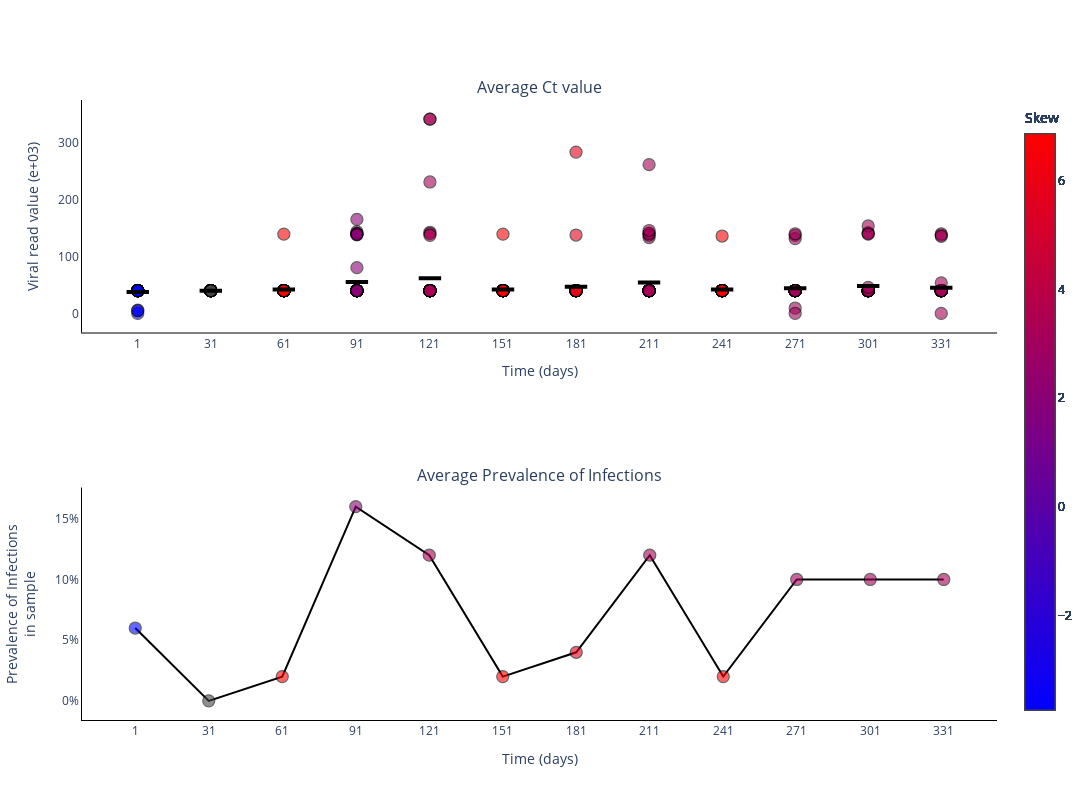

The notebook cell saved with this chart:
### Markdown cell above
### Plot Ct values for different experiments

### Code cell
fig = go.Figure()
fig = make_subplots(rows=2, cols=1, subplot_titles=('Average Ct value', 'Average Prevalence of Infections'))

skews = skew(vr_values[0, :, :], axis=1)
print(skews)

for _ in range(sample_size):
    fig.add_trace(
        go.Scatter(
            y=vr_values[0, :, _].tolist(),
            x=sample_points,
            mode='markers',
            name='Average Ct value',
            marker_line=dict(width=1.25, color='black'),
            marker_color=skews,
            marker_colorscale='BlueRed',
            marker_colorbar_title=dict(
                text='Skew',
                side='top'),
            marker_size=12,
            marker_opacity=0.6,
            marker_showscale=True,
            showlegend=False,
        ),
        row=1,
        col=1
    )

fig.add_trace(
    go.Scatter(
        y=np.mean(vr_values[0, :, :], axis=1).tolist(),
        x=sample_points,
        mode='markers',
        name='Median Ct value',
        marker_color='black',
        marker_line=dict(width=4, color='black'),
        marker_symbol='line-ew',
        marker_size=16,
        showlegend=False,
    ),
    row=1,
    col=1
)

fig.add_trace(
    go.Scatter(
        y=(infec[0, :]/sample_size).tolist(),
        x=sample_points,
        mode='lines+markers',
        connectgaps=True,
        name='Average Prevalence of Infections',
        marker_line=dict(width=1.25, color='black'),
        marker_color=skews,
        marker_colorscale='BlueRed',
        marker_colorbar_title=dict(
            text='Skew',
            side='top'),
        marker_opacity=0.6,
        marker_size=12,
        marker_showscale=True,
        line_color='black',
        showlegend=False,
    ),
    row=2,
    col=1
)

# Add axis labels
fig.update_layout(
    width=1100, 
    height=800,
    plot_bgcolor='white',
    xaxis=dict(
        linecolor='black',
        tickvals=sample_points.tolist(),
        title = 'Time (days)'
        ),
    yaxis=dict(
        linecolor='black',
        title = 'Viral read value (e+03)'),
    xaxis2=dict(
        linecolor='black',
        tickvals=sample_points.tolist(),
        title = 'Time (days)'
        ),
    yaxis2=dict(
        linecolor='black',
        tickformat = '.0%',
        title = 'Prevalence of Infections<br>in sample')
    #legend=dict(
    #    orientation="h",
    #    yanchor="bottom",
    #    y=1.02,
    #    xanchor="right",
    #    x=1
    #)
    )

fig.write_image('images/Viral_read_values-HPV.pdf')
fig.show()

### Figure 1 — Plotly figure (JSON) as saved in the notebook; plotly's stock layout.template omitted (floating-point values rounded to 4 significant figures)
{"data": [{"marker": {"color": [-3.736, NaN, 6.857, 2.037, 3.295, 6.857, 5.767, 3.193, 6.857, 3.093, 3.111, 3.246], "colorbar": {"title": {"side": "top", "text": "Skew"}}, "colorscale": [[0, "rgb(0,0,255)"], [1, "rgb(255,0,0)"]], "line": {"color": "black", "width": 1.25}, "opacity": 0.6, "showscale": true, "size": 12}, "mode": "markers", "name": "Average Ct value", "showlegend": false, "type": "scatter", "x": [1, 31, 61, 91, 121, 151, 181, 211, 241, 271, 301, 331], "xaxis": "x", "y": [40, 40, 40, 40, 40, 40, 40, 40, 40, 40, 40, 40], "yaxis": "y"}, {"marker": {"color": [-3.736, NaN, 6.857, 2.037, 3.295, 6.857, 5.767, 3.193, 6.857, 3.093, 3.111, 3.246], "colorbar": {"title": {"side": "top", "text": "Skew"}}, "colorscale": [[0, "rgb(0,0,255)"], [1, "rgb(255,0,0)"]], "line": {"color": "black", "width": 1.25}, "opacity": 0.6, "showscale": true, "size": 12}, "mode": "markers", "name": "Average Ct value", "showlegend": false, "type": "scatter", "x": [1, 31, 61, 91, 121, 151, 181, 211, 241, 271, 301, 331], "xaxis": "x", "y": [40, 40, 40, 40, 40, 40, 40, 40, 40, 40, 40, 40], "yaxis": "y"}, {"marker": {"color": [-3.736, NaN, 6.857, 2.037, 3.295, 6.857, 5.767, 3.193, 6.857, 3.093, 3.111, 3.246], "colorbar": {"title": {"side": "top", "text": "Skew"}}, "colorscale": [[0, "rgb(0,0,255)"], [1, "rgb(255,0,0)"]], "line": {"color": "black", "width": 1.25}, "opacity": 0.6, "showscale": true, "size": 12}, "mode": "markers", "name": "Average Ct value", "showlegend": false, "type": "scatter", "x": [1, 31, 61, 91, 121, 151, 181, 211, 241, 271, 301, 331], "xaxis": "x", "y": [40, 40, 40, 40, 40, 40, 40, 40, 40, 40, 40, 40], "yaxis": "y"}, {"marker": {"color": [-3.736, NaN, 6.857, 2.037, 3.295, 6.857, 5.767, 3.193, 6.857, 3.093, 3.111, 3.246], "colorbar": {"title": {"side": "top", "text": "Skew"}}, "colorscale": [[0, "rgb(0,0,255)"], [1, "rgb(255,0,0)"]], "line": {"color": "black", "width": 1.25}, "opacity": 0.6, "showscale": true, "size": 12}, "mode": "markers", "name": "Average Ct value", "showlegend": false, "type": "scatter", "x": [1, 31, 61, 91, 121, 151, 181, 211, 241, 271, 301, 331], "xaxis": "x", "y": [40, 40, 40, 40, 40, 40, 40, 40, 40, 40, 40, 40], "yaxis": "y"}, {"marker": {"color": [-3.736, NaN, 6.857, 2.037, 3.295, 6.857, 5.767, 3.193, 6.857, 3.093, 3.111, 3.246], "colorbar": {"title": {"side": "top", "text": "Skew"}}, "colorscale": [[0, "rgb(0,0,255)"], [1, "rgb(255,0,0)"]], "line": {"color": "black", "width": 1.25}, "opacity": 0.6, "showscale": true, "size": 12}, "mode": "markers", "name": "Average Ct value", "showlegend": false, "type": "scatter", "x": [1, 31, 61, 91, 121, 151, 181, 211, 241, 271, 301, 331], "xaxis": "x", "y": [40, 40, 40, 40, 40, 40, 40, 40, 40, 40, 40, 40], "yaxis": "y"}, {"marker": {"color": [-3.736, NaN, 6.857, 2.037, 3.295, 6.857, 5.767, 3.193, 6.857, 3.093, 3.111, 3.246], "colorbar": {"title": {"side": "top", "text": "Skew"}}, "colorscale": [[0, "rgb(0,0,255)"], [1, "rgb(255,0,0)"]], "line": {"color": "black", "width": 1.25}, "opacity": 0.6, "showscale": true, "size": 12}, "mode": "markers", "name": "Average Ct value", "showlegend": false, "type": "scatter", "x": [1, 31, 61, 91, 121, 151, 181, 211, 241, 271, 301, 331], "xaxis": "x", "y": [40, 40, 40, 40, 40, 40, 40, 40, 40, 40, 40, 40], "yaxis": "y"}, {"marker": {"color": [-3.736, NaN, 6.857, 2.037, 3.295, 6.857, 5.767, 3.193, 6.857, 3.093, 3.111, 3.246], "colorbar": {"title": {"side": "top", "text": "Skew"}}, "colorscale": [[0, "rgb(0,0,255)"], [1, "rgb(255,0,0)"]], "line": {"color": "black", "width": 1.25}, "opacity": 0.6, "showscale": true, "size": 12}, "mode": "markers", "name": "Average Ct value", "showlegend": false, "type": "scatter", "x": [1, 31, 61, 91, 121, 151, 181, 211, 241, 271, 301, 331], "xaxis": "x", "y": [40, 40, 40, 40, 40, 40, 40, 40, 40, 40, 40, 40], "yaxis": "y"}, {"marker": {"color": [-3.736, NaN, 6.857, 2.037, 3.295, 6.857, 5.767, 3.193, 6.857, 3.093, 3.111, 3.246], "colorbar": {"title": {"side": "top", "text": "Skew"}}, "colorscale": [[0, "rgb(0,0,255)"], [1, "rgb(255,0,0)"]], "line": {"color": "black", "width": 1.25}, "opacity": 0.6, "showscale": true, "size": 12}, "mode": "markers", "name": "Average Ct value", "showlegend": false, "type": "scatter", "x": [1, 31, 61, 91, 121, 151, 181, 211, 241, 271, 301, 331], "xaxis": "x", "y": [40, 40, 40, 40, 40, 40, 40, 40, 40, 40, 40, 40], "yaxis": "y"}, {"marker": {"color": [-3.736, NaN, 6.857, 2.037, 3.295, 6.857, 5.767, 3.193, 6.857, 3.093, 3.111, 3.246], "colorbar": {"title": {"side": "top", "text": "Skew"}}, "colorscale": [[0, "rgb(0,0,255)"], [1, "rgb(255,0,0)"]], "line": {"color": "black", "width": 1.25}, "opacity": 0.6, "showscale": true, "size": 12}, "mode": "markers", "name": "Average Ct value", "showlegend": false, "type": "scatter", "x": [1, 31, 61, 91, 121, 151, 181, 211, 241, 271, 301, 331], "xaxis": "x", "y": [40, 40, 40, 40, 40, 40, 40, 40, 40, 40, 40, 40], "yaxis": "y"}, {"marker": {"color": [-3.736, NaN, 6.857, 2.037, 3.295, 6.857, 5.767, 3.193, 6.857, 3.093, 3.111, 3.246], "colorbar": {"title": {"side": "top", "text": "Skew"}}, "colorscale": [[0, "rgb(0,0,255)"], [1, "rgb(255,0,0)"]], "line": {"color": "black", "width": 1.25}, "opacity": 0.6, "showscale": true, "size": 12}, "mode": "markers", "name": "Average Ct value", "showlegend": false, "type": "scatter", "x": [1, 31, 61, 91, 121, 151, 181, 211, 241, 271, 301, 331], "xaxis": "x", "y": [40, 40, 40, 40, 40, 40, 40, 40, 40, 40, 40, 40], "yaxis": "y"}, {"marker": {"color": [-3.736, NaN, 6.857, 2.037, 3.295, 6.857, 5.767, 3.193, 6.857, 3.093, 3.111, 3.246], "colorbar": {"title": {"side": "top", "text": "Skew"}}, "colorscale": [[0, "rgb(0,0,255)"], [1, "rgb(255,0,0)"]], "line": {"color": "black", "width": 1.25}, "opacity": 0.6, "showscale": true, "size": 12}, "mode": "markers", "name": "Average Ct value", "showlegend": false, "type": "scatter", "x": [1, 31, 61, 91, 121, 151, 181, 211, 241, 271, 301, 331], "xaxis": "x", "y": [40, 40, 40, 40, 40, 40, 40, 40, 40, 40, 40, 40], "yaxis": "y"}, {"marker": {"color": [-3.736, NaN, 6.857, 2.037, 3.295, 6.857, 5.767, 3.193, 6.857, 3.093, 3.111, 3.246], "colorbar": {"title": {"side": "top", "text": "Skew"}}, "colorscale": [[0, "rgb(0,0,255)"], [1, "rgb(255,0,0)"]], "line": {"color": "black", "width": 1.25}, "opacity": 0.6, "showscale": true, "size": 12}, "mode": "markers", "name": "Average Ct value", "showlegend": false, "type": "scatter", "x": [1, 31, 61, 91, 121, 151, 181, 211, 241, 271, 301, 331], "xaxis": "x", "y": [40, 40, 40, 40, 40, 40, 40, 40, 40, 40, 40, 40], "yaxis": "y"}, {"marker": {"color": [-3.736, NaN, 6.857, 2.037, 3.295, 6.857, 5.767, 3.193, 6.857, 3.093, 3.111, 3.246], "colorbar": {"title": {"side": "top", "text": "Skew"}}, "colorscale": [[0, "rgb(0,0,255)"], [1, "rgb(255,0,0)"]], "line": {"color": "black", "width": 1.25}, "opacity": 0.6, "showscale": true, "size": 12}, "mode": "markers", "name": "Average Ct value", "showlegend": false, "type": "scatter", "x": [1, 31, 61, 91, 121, 151, 181, 211, 241, 271, 301, 331], "xaxis": "x", "y": [40, 40, 40, 40, 40, 40, 40, 40, 40, 40, 40, 40], "yaxis": "y"}, {"marker": {"color": [-3.736, NaN, 6.857, 2.037, 3.295, 6.857, 5.767, 3.193, 6.857, 3.093, 3.111, 3.246], "colorbar": {"title": {"side": "top", "text": "Skew"}}, "colorscale": [[0, "rgb(0,0,255)"], [1, "rgb(255,0,0)"]], "line": {"color": "black", "width": 1.25}, "opacity": 0.6, "showscale": true, "size": 12}, "mode": "markers", "name": "Average Ct value", "showlegend": false, "type": "scatter", "x": [1, 31, 61, 91, 121, 151, 181, 211, 241, 271, 301, 331], "xaxis": "x", "y": [40, 40, 40, 40, 40, 40, 40, 40, 40, 40, 40, 40], "yaxis": "y"}, {"marker": {"color": [-3.736, NaN, 6.857, 2.037, 3.295, 6.857, 5.767, 3.193, 6.857, 3.093, 3.111, 3.246], "colorbar": {"title": {"side": "top", "text": "Skew"}}, "colorscale": [[0, "rgb(0,0,255)"], [1, "rgb(255,0,0)"]], "line": {"color": "black", "width": 1.25}, "opacity": 0.6, "showscale": true, "size": 12}, "mode": "markers", "name": "Average Ct value", "showlegend": false, "type": "scatter", "x": [1, 31, 61, 91, 121, 151, 181, 211, 241, 271, 301, 331], "xaxis": "x", "y": [40, 40, 40, 40, 40, 40, 40, 40, 40, 40, 40, 40], "yaxis": "y"}, {"marker": {"color": [-3.736, NaN, 6.857, 2.037, 3.295, 6.857, 5.767, 3.193, 6.857, 3.093, 3.111, 3.246], "colorbar": {"title": {"side": "top", "text": "Skew"}}, "colorscale": [[0, "rgb(0,0,255)"], [1, "rgb(255,0,0)"]], "line": {"color": "black", "width": 1.25}, "opacity": 0.6, "showscale": true, "size": 12}, "mode": "markers", "name": "Average Ct value", "showlegend": false, "type": "scatter", "x": [1, 31, 61, 91, 121, 151, 181, 211, 241, 271, 301, 331], "xaxis": "x", "y": [40, 40, 40, 40, 40, 40, 40, 40, 40, 40, 40, 40], "yaxis": "y"}, {"marker": {"color": [-3.736, NaN, 6.857, 2.037, 3.295, 6.857, 5.767, 3.193, 6.857, 3.093, 3.111, 3.246], "colorbar": {"title": {"side": "top", "text": "Skew"}}, "colorscale": [[0, "rgb(0,0,255)"], [1, "rgb(255,0,0)"]], "line": {"color": "black", "width": 1.25}, "opacity": 0.6, "showscale": true, "size": 12}, "mode": "markers", "name": "Average Ct value", "showlegend": false, "type": "scatter", "x": [1, 31, 61, 91, 121, 151, 181, 211, 241, 271, 301, 331], "xaxis": "x", "y": [40, 40, 40, 40, 40, 40, 40, 40, 40, 40, 40, 40], "yaxis": "y"}, {"marker": {"color": [-3.736, NaN, 6.857, 2.037, 3.295, 6.857, 5.767, 3.193, 6.857, 3.093, 3.111, 3.246], "colorbar": {"title": {"side": "top", "text": "Skew"}}, "colorscale": [[0, "rgb(0,0,255)"], [1, "rgb(255,0,0)"]], "line": {"color": "black", "width": 1.25}, "opacity": 0.6, "showscale": true, "size": 12}, "mode": "markers", "name": "Average Ct value", "showlegend": false, "type": "scatter", "x": [1, 31, 61, 91, 121, 151, 181, 211, 241, 271, 301, 331], "xaxis": "x", "y": [40, 40, 40, 40, 40, 40, 40, 40, 40, 40, 40, 40], "yaxis": "y"}, {"marker": {"color": [-3.736, NaN, 6.857, 2.037, 3.295, 6.857, 5.767, 3.193, 6.857, 3.093, 3.111, 3.246], "colorbar": {"title": {"side": "top", "text": "Skew"}}, "colorscale": [[0, "rgb(0,0,255)"], [1, "rgb(255,0,0)"]], "line": {"color": "black", "width": 1.25}, "opacity": 0.6, "showscale": true, "size": 12}, "mode": "markers", "name": "Average Ct value", "showlegend": false, "type": "scatter", "x": [1, 31, 61, 91, 121, 151, 181, 211, 241, 271, 301, 331], "xaxis": "x", "y": [40, 40, 40, 40, 40, 40, 40, 40, 40, 40, 40, 40], "yaxis": "y"}, {"marker": {"color": [-3.736, NaN, 6.857, 2.037, 3.295, 6.857, 5.767, 3.193, 6.857, 3.093, 3.111, 3.246], "colorbar": {"title": {"side": "top", "text": "Skew"}}, "colorscale": [[0, "rgb(0,0,255)"], [1, "rgb(255,0,0)"]], "line": {"color": "black", "width": 1.25}, "opacity": 0.6, "showscale": true, "size": 12}, "mode": "markers", "name": "Average Ct value", "showlegend": false, "type": "scatter", "x": [1, 31, 61, 91, 121, 151, 181, 211, 241, 271, 301, 331], "xaxis": "x", "y": [40, 40, 40, 40, 40, 40, 40, 40, 40, 40, 40, 40], "yaxis": "y"}, {"marker": {"color": [-3.736, NaN, 6.857, 2.037, 3.295, 6.857, 5.767, 3.193, 6.857, 3.093, 3.111, 3.246], "colorbar": {"title": {"side": "top", "text": "Skew"}}, "colorscale": [[0, "rgb(0,0,255)"], [1, "rgb(255,0,0)"]], "line": {"color": "black", "width": 1.25}, "opacity": 0.6, "showscale": true, "size": 12}, "mode": "markers", "name": "Average Ct value", "showlegend": false, "type": "scatter", "x": [1, 31, 61, 91, 121, 151, 181, 211, 241, 271, 301, 331], "xaxis": "x", "y": [40, 40, 40, 40, 40, 40, 40, 40, 40, 40, 40, 40], "yaxis": "y"}, {"marker": {"color": [-3.736, NaN, 6.857, 2.037, 3.295, 6.857, 5.767, 3.193, 6.857, 3.093, 3.111, 3.246], "colorbar": {"title": {"side": "top", "text": "Skew"}}, "colorscale": [[0, "rgb(0,0,255)"], [1, "rgb(255,0,0)"]], "line": {"color": "black", "width": 1.25}, "opacity": 0.6, "showscale": true, "size": 12}, "mode": "markers", "name": "Average Ct value", "showlegend": false, "type": "scatter", "x": [1, 31, 61, 91, 121, 151, 181, 211, 241, 271, 301, 331], "xaxis": "x", "y": [40, 40, 40, 40, 40, 40, 40, 40, 40, 40, 40, 40], "yaxis": "y"}, {"marker": {"color": [-3.736, NaN, 6.857, 2.037, 3.295, 6.857, 5.767, 3.193, 6.857, 3.093, 3.111, 3.246], "colorbar": {"title": {"side": "top", "text": "Skew"}}, "colorscale": [[0, "rgb(0,0,255)"], [1, "rgb(255,0,0)"]], "line": {"color": "black", "width": 1.25}, "opacity": 0.6, "showscale": true, "size": 12}, "mode": "markers", "name": "Average Ct value", "showlegend": false, "type": "scatter", "x": [1, 31, 61, 91, 121, 151, 181, 211, 241, 271, 301, 331], "xaxis": "x", "y": [40, 40, 40, 40, 40, 40, 40, 40, 40, 40, 40, 40], "yaxis": "y"}, {"marker": {"color": [-3.736, NaN, 6.857, 2.037, 3.295, 6.857, 5.767, 3.193, 6.857, 3.093, 3.111, 3.246], "colorbar": {"title": {"side": "top", "text": "Skew"}}, "colorscale": [[0, "rgb(0,0,255)"], [1, "rgb(255,0,0)"]], "line": {"color": "black", "width": 1.25}, "opacity": 0.6, "showscale": true, "size": 12}, "mode": "markers", "name": "Average Ct value", "showlegend": false, "type": "scatter", "x": [1, 31, 61, 91, 121, 151, 181, 211, 241, 271, 301, 331], "xaxis": "x", "y": [40, 40, 40, 40, 40, 40, 40, 40, 40, 40, 40, 40], "yaxis": "y"}, {"marker": {"color": [-3.736, NaN, 6.857, 2.037, 3.295, 6.857, 5.767, 3.193, 6.857, 3.093, 3.111, 3.246], "colorbar": {"title": {"side": "top", "text": "Skew"}}, "colorscale": [[0, "rgb(0,0,255)"], [1, "rgb(255,0,0)"]], "line": {"color": "black", "width": 1.25}, "opacity": 0.6, "showscale": true, "size": 12}, "mode": "markers", "name": "Average Ct value", "showlegend": false, "type": "scatter", "x": [1, 31, 61, 91, 121, 151, 181, 211, 241, 271, 301, 331], "xaxis": "x", "y": [40, 40, 40, 40, 40, 40, 40, 40, 40, 40, 40, 40], "yaxis": "y"}, {"marker": {"color": [-3.736, NaN, 6.857, 2.037, 3.295, 6.857, 5.767, 3.193, 6.857, 3.093, 3.111, 3.246], "colorbar": {"title": {"side": "top", "text": "Skew"}}, "colorscale": [[0, "rgb(0,0,255)"], [1, "rgb(255,0,0)"]], "line": {"color": "black", "width": 1.25}, "opacity": 0.6, "showscale": true, "size": 12}, "mode": "markers", "name": "Average Ct value", "showlegend": false, "type": "scatter", "x": [1, 31, 61, 91, 121, 151, 181, 211, 241, 271, 301, 331], "xaxis": "x", "y": [40, 40, 40, 40, 40, 40, 40, 40, 40, 40, 40, 40], "yaxis": "y"}, {"marker": {"color": [-3.736, NaN, 6.857, 2.037, 3.295, 6.857, 5.767, 3.193, 6.857, 3.093, 3.111, 3.246], "colorbar": {"title": {"side": "top", "text": "Skew"}}, "colorscale": [[0, "rgb(0,0,255)"], [1, "rgb(255,0,0)"]], "line": {"color": "black", "width": 1.25}, "opacity": 0.6, "showscale": true, "size": 12}, "mode": "markers", "name": "Average Ct value", "showlegend": false, "type": "scatter", "x": [1, 31, 61, 91, 121, 151, 181, 211, 241, 271, 301, 331], "xaxis": "x", "y": [40, 40, 40, 40, 40, 40, 40, 40, 40, 40, 40, 40], "yaxis": "y"}, {"marker": {"color": [-3.736, NaN, 6.857, 2.037, 3.295, 6.857, 5.767, 3.193, 6.857, 3.093, 3.111, 3.246], "colorbar": {"title": {"side": "top", "text": "Skew"}}, "colorscale": [[0, "rgb(0,0,255)"], [1, "rgb(255,0,0)"]], "line": {"color": "black", "width": 1.25}, "opacity": 0.6, "showscale": true, "size": 12}, "mode": "markers", "name": "Average Ct value", "showlegend": false, "type": "scatter", "x": [1, 31, 61, 91, 121, 151, 181, 211, 241, 271, 301, 331], "xaxis": "x", "y": [40, 40, 40, 40, 40, 40, 40, 40, 40, 40, 40, 40], "yaxis": "y"}, {"marker": {"color": [-3.736, NaN, 6.857, 2.037, 3.295, 6.857, 5.767, 3.193, 6.857, 3.093, 3.111, 3.246], "colorbar": {"title": {"side": "top", "text": "Skew"}}, "colorscale": [[0, "rgb(0,0,255)"], [1, "rgb(255,0,0)"]], "line": {"color": "black", "width": 1.25}, "opacity": 0.6, "showscale": true, "size": 12}, "mode": "markers", "name": "Average Ct value", "showlegend": false, "type": "scatter", "x": [1, 31, 61, 91, 121, 151, 181, 211, 241, 271, 301, 331], "xaxis": "x", "y": [40, 40, 40, 40, 40, 40, 40, 40, 40, 40, 40, 40], "yaxis": "y"}, {"marker": {"color": [-3.736, NaN, 6.857, 2.037, 3.295, 6.857, 5.767, 3.193, 6.857, 3.093, 3.111, 3.246], "colorbar": {"title": {"side": "top", "text": "Skew"}}, "colorscale": [[0, "rgb(0,0,255)"], [1, "rgb(255,0,0)"]], "line": {"color": "black", "width": 1.25}, "opacity": 0.6, "showscale": true, "size": 12}, "mode": "markers", "name": "Average Ct value", "showlegend": false, "type": "scatter", "x": [1, 31, 61, 91, 121, 151, 181, 211, 241, 271, 301, 331], "xaxis": "x", "y": [40, 40, 40, 40, 40, 40, 40, 40, 40, 40, 40, 40], "yaxis": "y"}, {"marker": {"color": [-3.736, NaN, 6.857, 2.037, 3.295, 6.857, 5.767, 3.193, 6.857, 3.093, 3.111, 3.246], "colorbar": {"title": {"side": "top", "text": "Skew"}}, "colorscale": [[0, "rgb(0,0,255)"], [1, "rgb(255,0,0)"]], "line": {"color": "black", "width": 1.25}, "opacity": 0.6, "showscale": true, "size": 12}, "mode": "markers", "name": "Average Ct value", "showlegend": false, "type": "scatter", "x": [1, 31, 61, 91, 121, 151, 181, 211, 241, 271, 301, 331], "xaxis": "x", "y": [40, 40, 40, 40, 40, 40, 40, 40, 40, 40, 40, 40], "yaxis": "y"}, {"marker": {"color": [-3.736, NaN, 6.857, 2.037, 3.295, 6.857, 5.767, 3.193, 6.857, 3.093, 3.111, 3.246], "colorbar": {"title": {"side": "top", "text": "Skew"}}, "colorscale": [[0, "rgb(0,0,255)"], [1, "rgb(255,0,0)"]], "line": {"color": "black", "width": 1.25}, "opacity": 0.6, "showscale": true, "size": 12}, "mode": "markers", "name": "Average Ct value", "showlegend": false, "type": "scatter", "x": [1, 31, 61, 91, 121, 151, 181, 211, 241, 271, 301, 331], "xaxis": "x", "y": [40, 40, 40, 40, 40, 40, 40, 40, 40, 40, 40, 40], "yaxis": "y"}, {"marker": {"color": [-3.736, NaN, 6.857, 2.037, 3.295, 6.857, 5.767, 3.193, 6.857, 3.093, 3.111, 3.246], "colorbar": {"title": {"side": "top", "text": "Skew"}}, "colorscale": [[0, "rgb(0,0,255)"], [1, "rgb(255,0,0)"]], "line": {"color": "black", "width": 1.25}, "opacity": 0.6, "showscale": true, "size": 12}, "mode": "markers", "name": "Average Ct value", "showlegend": false, "type": "scatter", "x": [1, 31, 61, 91, 121, 151, 181, 211, 241, 271, 301, 331], "xaxis": "x", "y": [40, 40, 40, 40, 40, 40, 40, 40, 40, 40, 40, 40], "yaxis": "y"}, {"marker": {"color": [-3.736, NaN, 6.857, 2.037, 3.295, 6.857, 5.767, 3.193, 6.857, 3.093, 3.111, 3.246], "colorbar": {"title": {"side": "top", "text": "Skew"}}, "colorscale": [[0, "rgb(0,0,255)"], [1, "rgb(255,0,0)"]], "line": {"color": "black", "width": 1.25}, "opacity": 0.6, "showscale": true, "size": 12}, "mode": "markers", "name": "Average Ct value", "showlegend": false, "type": "scatter", "x": [1, 31, 61, 91, 121, 151, 181, 211, 241, 271, 301, 331], "xaxis": "x", "y": [40, 40, 40, 40, 40, 40, 40, 40, 40, 40, 40, 40], "yaxis": "y"}, {"marker": {"color": [-3.736, NaN, 6.857, 2.037, 3.295, 6.857, 5.767, 3.193, 6.857, 3.093, 3.111, 3.246], "colorbar": {"title": {"side": "top", "text": "Skew"}}, "colorscale": [[0, "rgb(0,0,255)"], [1, "rgb(255,0,0)"]], "line": {"color": "black", "width": 1.25}, "opacity": 0.6, "showscale": true, "size": 12}, "mode": "markers", "name": "Average Ct value", "showlegend": false, "type": "scatter", "x": [1, 31, 61, 91, 121, 151, 181, 211, 241, 271, 301, 331], "xaxis": "x", "y": [40, 40, 40, 40, 40, 40, 40, 40, 40, 40, 40, 40], "yaxis": "y"}, {"marker": {"color": [-3.736, NaN, 6.857, 2.037, 3.295, 6.857, 5.767, 3.193, 6.857, 3.093, 3.111, 3.246], "colorbar": {"title": {"side": "top", "text": "Skew"}}, "colorscale": [[0, "rgb(0,0,255)"], [1, "rgb(255,0,0)"]], "line": {"color": "black", "width": 1.25}, "opacity": 0.6, "showscale": true, "size": 12}, "mode": "markers", "name": "Average Ct value", "showlegend": false, "type": "scatter", "x": [1, 31, 61, 91, 121, 151, 181, 211, 241, 271, 301, 331], "xaxis": "x", "y": [40, 40, 40, 40, 40, 40, 40, 40, 40, 40, 40, 40], "yaxis": "y"}, {"marker": {"color": [-3.736, NaN, 6.857, 2.037, 3.295, 6.857, 5.767, 3.193, 6.857, 3.093, 3.111, 3.246], "colorbar": {"title": {"side": "top", "text": "Skew"}}, "colorscale": [[0, "rgb(0,0,255)"], [1, "rgb(255,0,0)"]], "line": {"color": "black", "width": 1.25}, "opacity": 0.6, "showscale": true, "size": 12}, "mode": "markers", "name": "Average Ct value", "showlegend": false, "type": "scatter", "x": [1, 31, 61, 91, 121, 151, 181, 211, 241, 271, 301, 331], "xaxis": "x", "y": [40, 40, 40, 40, 40, 40, 40, 40, 40, 40, 40, 40], "yaxis": "y"}, {"marker": {"color": [-3.736, NaN, 6.857, 2.037, 3.295, 6.857, 5.767, 3.193, 6.857, 3.093, 3.111, 3.246], "colorbar": {"title": {"side": "top", "text": "Skew"}}, "colorscale": [[0, "rgb(0,0,255)"], [1, "rgb(255,0,0)"]], "line": {"color": "black", "width": 1.25}, "opacity": 0.6, "showscale": true, "size": 12}, "mode": "markers", "name": "Average Ct value", "showlegend": false, "type": "scatter", "x": [1, 31, 61, 91, 121, 151, 181, 211, 241, 271, 301, 331], "xaxis": "x", "y": [40, 40, 40, 40, 40, 40, 40, 40, 40, 40, 40, 40], "yaxis": "y"}, {"marker": {"color": [-3.736, NaN, 6.857, 2.037, 3.295, 6.857, 5.767, 3.193, 6.857, 3.093, 3.111, 3.246], "colorbar": {"title": {"side": "top", "text": "Skew"}}, "colorscale": [[0, "rgb(0,0,255)"], [1, "rgb(255,0,0)"]], "line": {"color": "black", "width": 1.25}, "opacity": 0.6, "showscale": true, "size": 12}, "mode": "markers", "name": "Average Ct value", "showlegend": false, "type": "scatter", "x": [1, 31, 61, 91, 121, 151, 181, 211, 241, 271, 301, 331], "xaxis": "x", "y": [40, 40, 40, 40, 40, 40, 40, 40, 40, 40, 40, 40], "yaxis": "y"}, {"marker": {"color": [-3.736, NaN, 6.857, 2.037, 3.295, 6.857, 5.767, 3.193, 6.857, 3.093, 3.111, 3.246], "colorbar": {"title": {"side": "top", "text": "Skew"}}, "colorscale": [[0, "rgb(0,0,255)"], [1, "rgb(255,0,0)"]], "line": {"color": "black", "width": 1.25}, "opacity": 0.6, "showscale": true, "size": 12}, "mode": "markers", "name": "Average Ct value", "showlegend": false, "type": "scatter", "x": [1, 31, 61, 91, 121, 151, 181, 211, 241, 271, 301, 331], "xaxis": "x", "y": [40, 40, 40, 40, 40, 40, 40, 40, 40, 40, 40, 40], "yaxis": "y"}, {"marker": {"color": [-3.736, NaN, 6.857, 2.037, 3.295, 6.857, 5.767, 3.193, 6.857, 3.093, 3.111, 3.246], "colorbar": {"title": {"side": "top", "text": "Skew"}}, "colorscale": [[0, "rgb(0,0,255)"], [1, "rgb(255,0,0)"]], "line": {"color": "black", "width": 1.25}, "opacity": 0.6, "showscale": true, "size": 12}, "mode": "markers", "name": "Average Ct value", "showlegend": false, "type": "scatter", "x": [1, 31, 61, 91, 121, 151, 181, 211, 241, 271, 301, 331], "xaxis": "x", "y": [40, 40, 40, 40, 40, 40, 40, 40, 40, 40, 40, 40], "yaxis": "y"}, {"marker": {"color": [-3.736, NaN, 6.857, 2.037, 3.295, 6.857, 5.767, 3.193, 6.857, 3.093, 3.111, 3.246], "colorbar": {"title": {"side": "top", "text": "Skew"}}, "colorscale": [[0, "rgb(0,0,255)"], [1, "rgb(255,0,0)"]], "line": {"color": "black", "width": 1.25}, "opacity": 0.6, "showscale": true, "size": 12}, "mode": "markers", "name": "Average Ct value", "showlegend": false, "type": "scatter", "x": [1, 31, 61, 91, 121, 151, 181, 211, 241, 271, 301, 331], "xaxis": "x", "y": [40, 40, 40, 40, 40, 40, 40, 40, 40, 40, 40, 40], "yaxis": "y"}, {"marker": {"color": [-3.736, NaN, 6.857, 2.037, 3.295, 6.857, 5.767, 3.193, 6.857, 3.093, 3.111, 3.246], "colorbar": {"title": {"side": "top", "text": "Skew"}}, "colorscale": [[0, "rgb(0,0,255)"], [1, "rgb(255,0,0)"]], "line": {"color": "black", "width": 1.25}, "opacity": 0.6, "showscale": true, "size": 12}, "mode": "markers", "name": "Average Ct value", "showlegend": false, "type": "scatter", "x": [1, 31, 61, 91, 121, 151, 181, 211, 241, 271, 301, 331], "xaxis": "x", "y": [40, 40, 40, 140.4, 40, 40, 40, 40, 40, 40, 40, 40], "yaxis": "y"}, {"marker": {"color": [-3.736, NaN, 6.857, 2.037, 3.295, 6.857, 5.767, 3.193, 6.857, 3.093, 3.111, 3.246], "colorbar": {"title": {"side": "top", "text": "Skew"}}, "colorscale": [[0, "rgb(0,0,255)"], [1, "rgb(255,0,0)"]], "line": {"color": "black", "width": 1.25}, "opacity": 0.6, "showscale": true, "size": 12}, "mode": "markers", "name": "Average Ct value", "showlegend": false, "type": "scatter", "x": [1, 31, 61, 91, 121, 151, 181, 211, 241, 271, 301, 331], "xaxis": "x", "y": [40, 40, 40, 140.1, 40, 40, 40, 40, 40, 40, 40, 40], "yaxis": "y"}, {"marker": {"color": [-3.736, NaN, 6.857, 2.037, 3.295, 6.857, 5.767, 3.193, 6.857, 3.093, 3.111, 3.246], "colorbar": {"title": {"side": "top", "text": "Skew"}}, "colorscale": [[0, "rgb(0,0,255)"], [1, "rgb(255,0,0)"]], "line": {"color": "black", "width": 1.25}, "opacity": 0.6, "showscale": true, "size": 12}, "mode": "markers", "name": "Average Ct value", "showlegend": false, "type": "scatter", "x": [1, 31, 61, 91, 121, 151, 181, 211, 241, 271, 301, 331], "xaxis": "x", "y": [40, 40, 40, 165.7, 142.9, 40, 40, 133.7, 40, 40, 40, 40], "yaxis": "y"}, {"marker": {"color": [-3.736, NaN, 6.857, 2.037, 3.295, 6.857, 5.767, 3.193, 6.857, 3.093, 3.111, 3.246], "colorbar": {"title": {"side": "top", "text": "Skew"}}, "colorscale": [[0, "rgb(0,0,255)"], [1, "rgb(255,0,0)"]], "line": {"color": "black", "width": 1.25}, "opacity": 0.6, "showscale": true, "size": 12}, "mode": "markers", "name": "Average Ct value", "showlegend": false, "type": "scatter", "x": [1, 31, 61, 91, 121, 151, 181, 211, 241, 271, 301, 331], "xaxis": "x", "y": [40, 40, 40, 144.0, 140.5, 40, 40, 140.8, 40, 9.447, 142.3, 53.8], "yaxis": "y"}, {"marker": {"color": [-3.736, NaN, 6.857, 2.037, 3.295, 6.857, 5.767, 3.193, 6.857, 3.093, 3.111, 3.246], "colorbar": {"title": {"side": "top", "text": "Skew"}}, "colorscale": [[0, "rgb(0,0,255)"], [1, "rgb(255,0,0)"]], "line": {"color": "black", "width": 1.25}, "opacity": 0.6, "showscale": true, "size": 12}, "mode": "markers", "name": "Average Ct value", "showlegend": false, "type": "scatter", "x": [1, 31, 61, 91, 121, 151, 181, 211, 241, 271, 301, 331], "xaxis": "x", "y": [40, 40, 40, 139.1, 231.7, 40, 40, 140.8, 40, 0, 140.8, 138.1], "yaxis": "y"}, {"marker": {"color": [-3.736, NaN, 6.857, 2.037, 3.295, 6.857, 5.767, 3.193, 6.857, 3.093, 3.111, 3.246], "colorbar": {"title": {"side": "top", "text": "Skew"}}, "colorscale": [[0, "rgb(0,0,255)"], [1, "rgb(255,0,0)"]], "line": {"color": "black", "width": 1.25}, "opacity": 0.6, "showscale": true, "size": 12}, "mode": "markers", "name": "Average Ct value", "showlegend": false, "type": "scatter", "x": [1, 31, 61, 91, 121, 151, 181, 211, 241, 271, 301, 331], "xaxis": "x", "y": [5.59, 40, 40, 80.64, 342.4, 40, 40, 138.0, 40, 137.5, 45.72, 0], "yaxis": "y"}, {"marker": {"color": [-3.736, NaN, 6.857, 2.037, 3.295, 6.857, 5.767, 3.193, 6.857, 3.093, 3.111, 3.246], "colorbar": {"title": {"side": "top", "text": "Skew"}}, "colorscale": [[0, "rgb(0,0,255)"], [1, "rgb(255,0,0)"]], "line": {"color": "black", "width": 1.25}, "opacity": 0.6, "showscale": true, "size": 12}, "mode": "markers", "name": "Average Ct value", "showlegend": false, "type": "scatter", "x": [1, 31, 61, 91, 121, 151, 181, 211, 241, 271, 301, 331], "xaxis": "x", "y": [0, 40, 40, 141.1, 137.5, 40, 284.3, 262.1, 40, 131.8, 154.1, 140.0], "yaxis": "y"}, {"marker": {"color": [-3.736, NaN, 6.857, 2.037, 3.295, 6.857, 5.767, 3.193, 6.857, 3.093, 3.111, 3.246], "colorbar": {"title": {"side": "top", "text": "Skew"}}, "colorscale": [[0, "rgb(0,0,255)"], [1, "rgb(255,0,0)"]], "line": {"color": "black", "width": 1.25}, "opacity": 0.6, "showscale": true, "size": 12}, "mode": "markers", "name": "Average Ct value", "showlegend": false, "type": "scatter", "x": [1, 31, 61, 91, 121, 151, 181, 211, 241, 271, 301, 331], "xaxis": "x", "y": [4.689, 40, 139.6, 138.4, 342.4, 139.7, 138.1, 146.1, 136.3, 140.3, 139.7, 135.8], "yaxis": "y"}, {"marker": {"color": "black", "line": {"color": "black", "width": 4}, "size": 16, "symbol": "line-ew"}, "mode": "markers", "name": "Median Ct value", "showlegend": false, "type": "scatter", "x": [1, 31, 61, 91, 121, 151, 181, 211, 241, 271, 301, 331], "xaxis": "x", "y": [37.81, 40, 41.99, 55.39, 61.95, 41.99, 46.85, 54.43, 41.93, 44.38, 48.45, 45.35], "yaxis": "y"}, {"connectgaps": true, "line": {"color": "black"}, "marker": {"color": [-3.736, NaN, 6.857, 2.037, 3.295, 6.857, 5.767, 3.193, 6.857, 3.093, 3.111, 3.246], "colorbar": {"title": {"side": "top", "text": "Skew"}}, "colorscale": [[0, "rgb(0,0,255)"], [1, "rgb(255,0,0)"]], "line": {"color": "black", "width": 1.25}, "opacity": 0.6, "showscale": true, "size": 12}, "mode": "lines+markers", "name": "Average Prevalence of Infections", "showlegend": false, "type": "scatter", "x": [1, 31, 61, 91, 121, 151, 181, 211, 241, 271, 301, 331], "xaxis": "x2", "y": [0.06, 0, 0.02, 0.16, 0.12, 0.02, 0.04, 0.12, 0.02, 0.1, 0.1, 0.1], "yaxis": "y2"}], "layout": {"annotations": [{"font": {"size": 16}, "showarrow": false, "text": "Average Ct value", "x": 0.5, "xanchor": "center", "xref": "paper", "y": 1, "yanchor": "bottom", "yref": "paper"}, {"font": {"size": 16}, "showarrow": false, "text": "Average Prevalence of Infections", "x": 0.5, "xanchor": "center", "xref": "paper", "y": 0.375, "yanchor": "bottom", "yref": "paper"}], "height": 800, "plot_bgcolor": "white", "width": 1100, "xaxis": {"anchor": "y", "domain": [0, 1], "linecolor": "black", "tickvals": [1, 31, 61, 91, 121, 151, 181, 211, 241, 271, 301, 331], "title": {"text": "Time (days)"}}, "xaxis2": {"anchor": "y2", "domain": [0, 1], "linecolor": "black", "tickvals": [1, 31, 61, 91, 121, 151, 181, 211, 241, 271, 301, 331], "title": {"text": "Time (days)"}}, "yaxis": {"anchor": "x", "domain": [0.625, 1], "linecolor": "black", "title": {"text": "Viral read value (e+03)"}}, "yaxis2": {"anchor": "x2", "domain": [0, 0.375], "linecolor": "black", "tickformat": ".0%", "title": {"text": "Prevalence of Infections<br>in sample"}}}}
